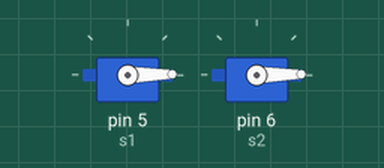
Recording of a sketch running on a simulated Arduino Uno, built with avr-gcc and run on an emulated ATmega328P. Parts: 2 × servo.

Above: at 0.05 s.
At 1.25 s:
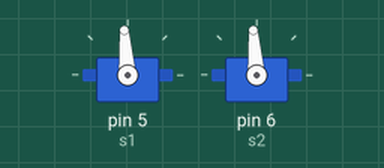
At 2.5 s:
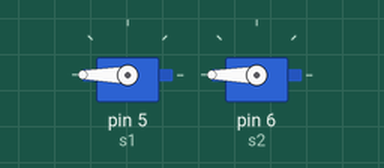
At 5.0 s:
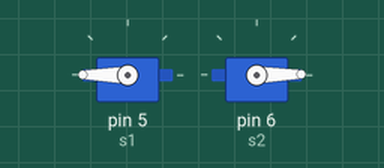
Timing chart, 0 to 6.5 s (numbered marks = the images above):
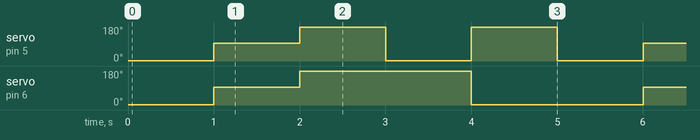

The sketch:

saber_back_stp_fwd.ino
```cpp
 #include <Servo.h>
Servo s1;
Servo s2;
void setup()
{
 s1.attach(5);
 s2.attach(6);
 Serial.begin(9600);
}
void loop()
{
 s1.write(1);
 s2.write(1);
 delay(1000);
 s1.write(94);
 s2.write(94);
 delay(1000);
 s1.write(180);
 s2.write(180);
 delay(1000);
 s1.write(1);
 s2.write(180);
 delay(1000);
 s1.write(180);
 s2.write(1);
 delay(1000);
}
```

Measured:
- by itself, servo on pin 5 (s1): repeats every 5.0 s: 2 × (180° 1.0 s, 1° 1.0 s), 94° 1.0 s
- by itself, servo on pin 6 (s2): repeats every 5.0 s: 180° 2.0 s, 1° 2.0 s, 94° 1.0 s
